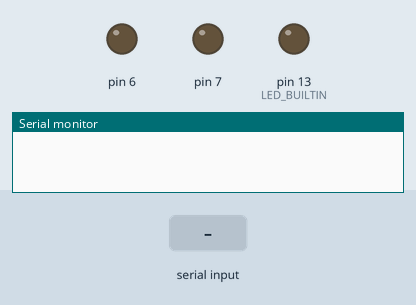
This sketch was run on a simulated Arduino Uno, built with avr-gcc and run on an emulated ATmega328P. Parts: output pins drawn as LEDs (lit = HIGH), the last lines printed to the serial monitor. Inputs (shaded band) come from the test bench.

Above: at 1.2 s.
1.3 s: "1" received over the second serial link
At 2.5 s:
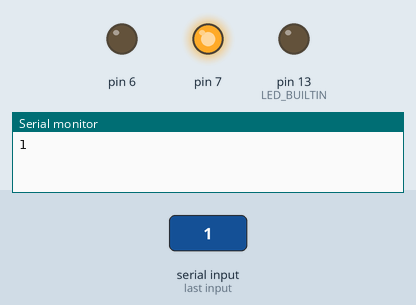
2.8 s: "2" received over the second serial link
At 3.8 s:
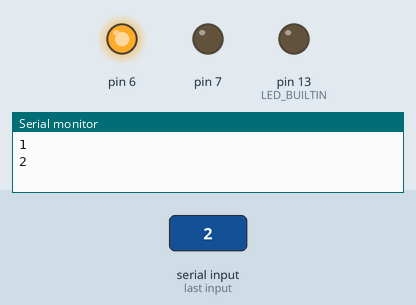
4.3 s: "3" received over the second serial link
At 4.9 s:
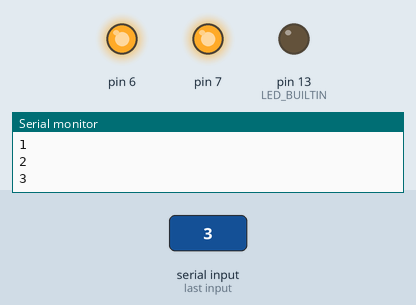
5.8 s: "0" received over the second serial link
At 6.1 s:
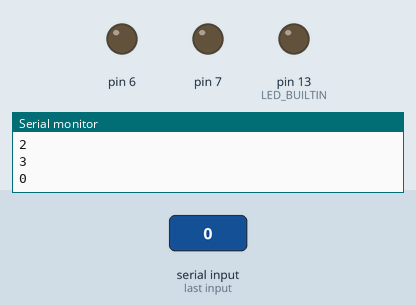
Timing chart, 0 to 8.3 s (numbered marks = the images above; inputs shaded):
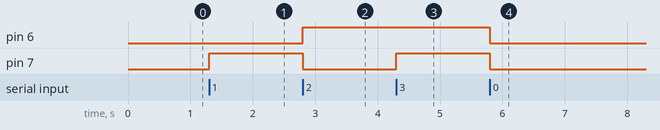

Measured:
- after the input at 1.3 s, pin 7: LOW → HIGH at once
- after the input at 2.8 s, pin 6: LOW → HIGH at once; pin 7: HIGH → LOW at once
- after the input at 4.3 s, pin 7: LOW → HIGH at once
- after the input at 5.8 s, pin 6, pin 7: HIGH → LOW at once

The sketch:

hc-05-led.ino
```cpp
#include <SoftwareSerial.h>

SoftwareSerial mySerial(10, 11); // RX, TX

char value;

void ledSelect(char value)
{
  switch(value)
  {
    case '0':
      digitalWrite(6, LOW);
      digitalWrite(7, LOW);
      break;

    case '1':
      digitalWrite(6, LOW);
      digitalWrite(7, HIGH);
      break;

    case '2':
      digitalWrite(6, HIGH);
      digitalWrite(7, LOW);
      break;

    case '3':
      digitalWrite(6, HIGH);
      digitalWrite(7, HIGH);
      break;

    default:
      digitalWrite(6, HIGH);
      digitalWrite(7, HIGH);
  }
}


void setup() {

  Serial.begin(9600);
  mySerial.begin(9600);
  pinMode(LED_BUILTIN, OUTPUT);
  pinMode(6, OUTPUT);
  pinMode(7, OUTPUT);

}

// the loop function runs over and over again forever
void loop() {

  if (mySerial.available())
  {

//    value = Serial.read();
    value = mySerial.read();
    Serial.println(value);
    ledSelect(value);

  }

}
```
